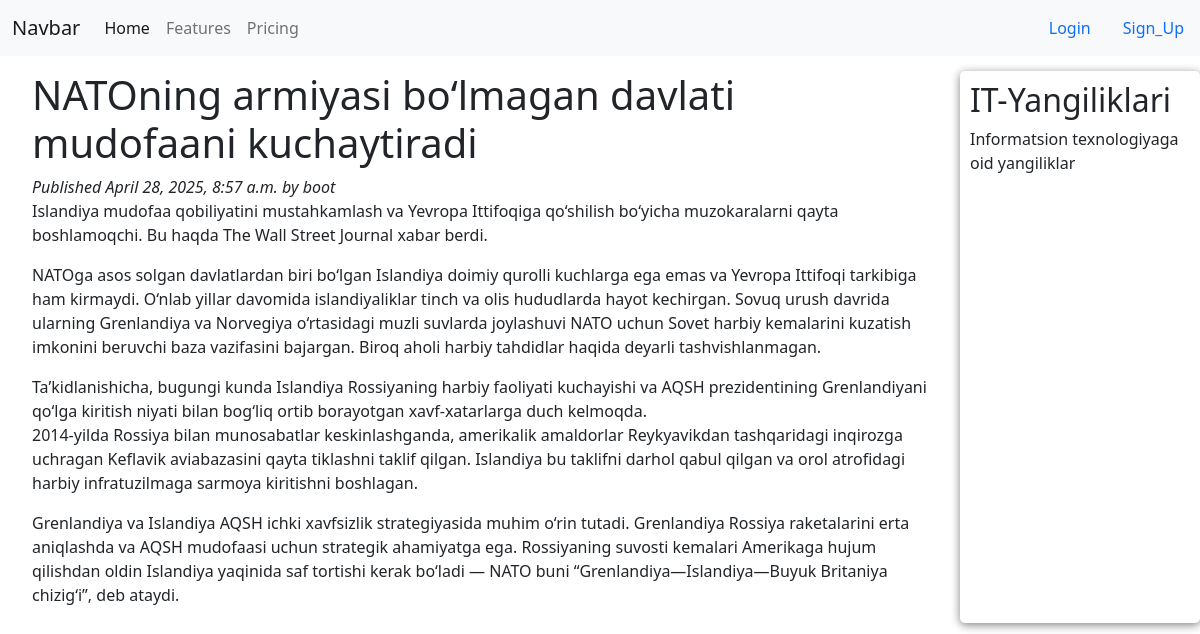
The app's page /2025/4/28/natoning-armiyasi-bolmagan-davlati-mudofaani-kuchaytiradi with its own data.
### blogg/models.py (models this page shows, shortened)
class Post(models.Model):
    STATUS_CHOICES = (
        ('draft', 'Draft'),
        ('published', 'Published')
    )
    title = models.CharField(max_length=250)
    slug = models.SlugField(max_length=255)
    author = models.ForeignKey(User, on_delete=models.CASCADE, related_name='blog_posts')
    body = models.TextField()
    publish = models.DateTimeField(default=timezone.now)
    created = models.DateTimeField(auto_now_add=True)
    updated = models.DateTimeField(auto_now=True)
    status = models.CharField(max_length=10, choices=STATUS_CHOICES, default='draft')
    class Meta:
        ordering = ('-publish',)
    objects = models.Manager()
    published = PublishedManager()

### blogg/views.py (the view)
# urls.py: path('<int:year>/<int:month>/<int:day>/<slug:slug>', post_detail, name="post_detail"),
def post_detail(request, year, month, day, slug):
    post = get_object_or_404(Post, slug=slug, status='published', publish__year=year, publish__month=month, publish__day=day)
    return render(request, 'blog/post/detail.html', {'post': post})

### templates/blog/post/detail.html (shortened to what this page needs)
{% extends 'blog/base.html' %}
{% block content %}
    <h1>{{ post.title }}</h1>
    <em class="date">
        Published {{post.publish}} by {{post.author}}
    </em>
    {{post.body|linebreaks}}
{% endblock  %}

### static/css/blog.css (style rules this page uses)
* { margin: 0; padding: 0; transition: 0.3s; }

### records on screen
Post: title "NATOning armiyasi bo‘lmagan davlati mudofaani kuchaytiradi", publish "April 28, 2025, 8:57 a.m.", author "boot", body "Islandiya mudofaa qobiliyatini mustahkamlash va Yevropa Ittifoqiga qo‘shilish bo‘yicha muzokaralarni qayta boshlamoqchi. Bu haqda The Wall Street Journal xabar berdi. NATOga asos solgan davlatlardan biri bo‘lgan Islandiya doimiy qurolli kuchlarga ega emas va Yevropa Ittifoqi tarkibiga ham kirmaydi. O‘nlab yillar davomida islandiyaliklar tinch va olis hududlarda hayot kechirgan. Sovuq urush davrida ularning Grenlandiya va Norvegiya o‘rtasidagi muzli suvlarda joylashuvi NATO uchun Sovet harbiy kemalarini kuzatish imkonini beruvchi baza vazifasini bajargan. Biroq aholi harbiy tahdidlar haqida deyarli tashvishlanmagan. Ta’kidlanishicha, bugungi kunda Islandiya Rossiyaning harbiy faoliyati…"
